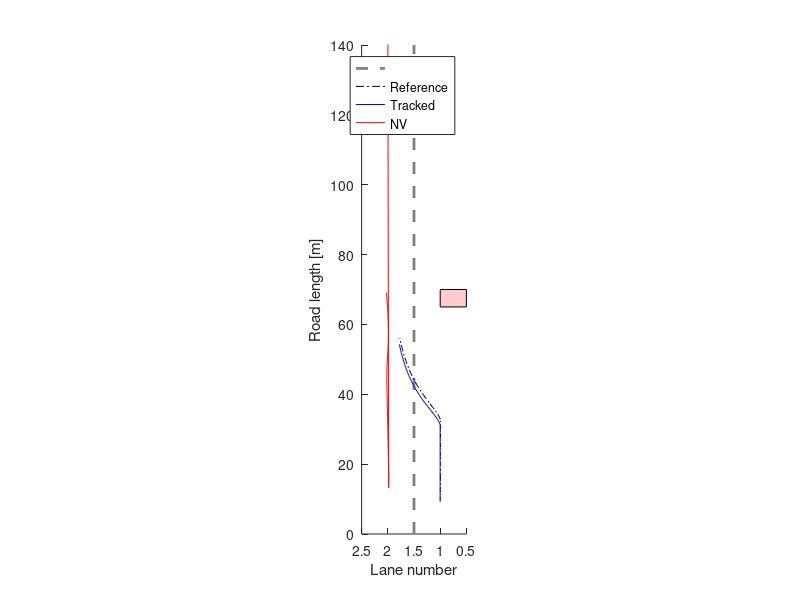
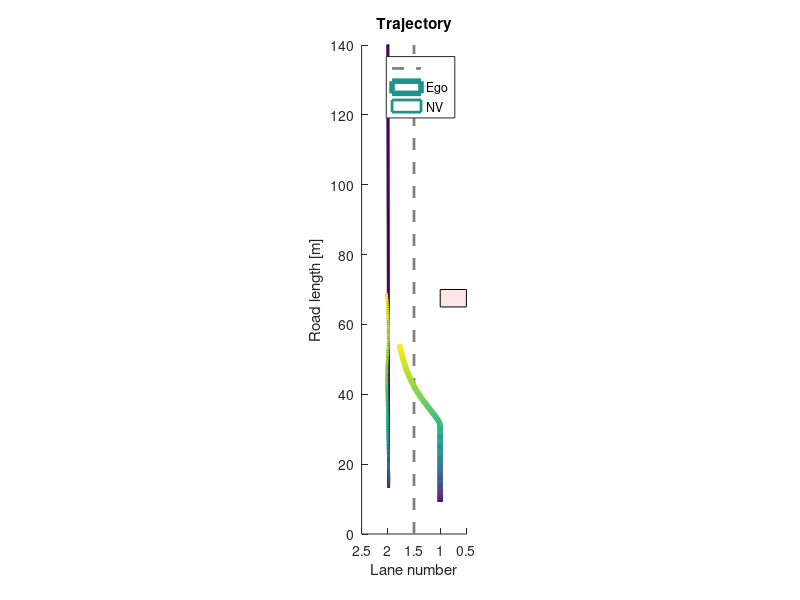

Write the MATLAB code that produced these figures, in order. (Note: this script raises an error after producing the figures.)
% Viranjan Bhattacharyya
% EMC2 Lab Clemson University

clear, clc, close all

log_data = load("log.txt");
%%
start = 10;
fin = length(log_data);
X = log_data(start:fin, 1:5);
X_ref = log_data(start:fin, 7:11);
Ua = log_data(start:fin, 12);
Ul = log_data(start:fin, 13);
X_nv = log_data(start:fin, 15:18);
X_obs = log_data(start:fin, 20);
alpha_v = log_data(start:fin, 22);
alpha_a = log_data(start:fin, 23);
X_nv_pred = log_data(start:fin, 25:27);
roadlength = 140;
%%
figure(1)
set (gca,'DataAspectRatio',[1 15 1],'Xdir','reverse','Xlim',[0.5 2.5],'Ylim',[0 roadlength])
hold on 
plot([1.5 1.5],[0 roadlength],'--','LineWidth',2,'Color',[0.5 0.5 0.5]) % lane marking
plot(X_ref(:,4),X_ref(:,1),'-.k')
plot(X(:,4),X(:,1),'b')
plot(X_nv(:,4),X_nv(:,1),'r')
rectangle('Position',[0.5 (X_obs(1)-5) 0.5 5],'FaceColor',[1 0.8 0.8])
xlabel('Lane number')
ylabel('Road length [m]')
legend('','Reference','Tracked','NV')
%%
figure(2)
set (gca,'DataAspectRatio',[1 15 1],'Xdir','reverse','Xlim',[0.5 2.5],'Ylim',[0 roadlength])
hold on 
plot([1.5 1.5],[0 roadlength],'--','LineWidth',2,'Color',[0.5 0.5 0.5]) % lane marking
l = X(:,4)';
s = X(:,1)';
z = zeros(size(s));
col = 1:(fin - start + 1);
surface([l;l],[s;s],[z;z],[col;col],...
        'facecol','no',...
        'edgecol','interp',...
        'linew',4);
l_nv = X_nv(:,4)';
s_nv = X_nv(:,1)';
surface([l_nv;l_nv],[s_nv;s_nv],[z;z],[col;col],...
        'facecol','no',...
        'edgecol','interp',...
        'linew',2);
rectangle('Position',[0.5 (X_obs(1)-5) 0.5 5],'FaceColor',[1 0.9 0.9])
xlabel('Lane number')
ylabel('Road length [m]')
legend('', 'Ego', 'NV')
title('Trajectory')
%%
RMSE = rmse(X_ref, X);
%%
figure(3)
subplot(211)
plot(Ua,'g')
hold on
plot(X(:,3));
ylabel('m/s^2')
legend('Command acceleration','Ego acceleration')
subplot(212)
plot(Ul,'g')
hold on
plot(X(:,4))
ylabel('Lane')
legend('Command lane', 'Ego')
xlabel('Time step')
%%
figure(4)
plot(Ua, 'g')
hold on
plot(X(:,3))
plot(X_ref(:,3))
ylim([-2 2])
ylabel('m/s^2')
legend('Commanded acceleration','Ego acceleration','Reference acceleration')
xlabel('Time step')
%%
figure(5)
subplot(211)
plot(X(:,2))
hold on
plot(X_nv(:,2))
title('Velocity')
ylabel('[m/s]')
legend('Ego','NV')
subplot(212)
plot(alpha_v,'r')
hold on
plot(alpha_a,'g')
legend('$\alpha_{risk}$','$\alpha_{safe}$','Interpreter','Latex')
title('Imputation')
xlabel('Time step')
%%
figure(6)
plot(X(:,1))
hold on
plot(X_nv(:,1))
legend('Ego','NV')
ylabel('Longitudinal Position [m]')
xlabel('Time step')
%%
figure(7)
plot(X(:,4))
hold on
plot(X_nv(:,4))
legend('Ego','NV')
ylabel('Lateral Position [m]')
xlabel('Time step')
%%
figure(8)
set (gca,'DataAspectRatio',[1 60 1],'Xdir','reverse','Xlim',[1.5 2.5])
hold on 
plot([1.5 1.5],[0 roadlength],'--','LineWidth',2,'Color',[0.5 0.5 0.5]) % lane marking
plot(X_nv(:,4),X_nv(:,1),'Color',[0.8 0.1 0.5],'LineWidth',2)
plot(2*ones(length(X_nv_pred)), X_nv_pred(:,1),'.r')
xlabel('Lane number')
ylabel('Road length [m]')
legend('','Actual','Predicted')
title('NV actual and predicted trajectory')
%%
figure(9)
plot(X_nv(:,2))
hold on
plot(X_nv_pred(:,2))
title('Velocity')
ylabel('[m/s]')
legend('NV actual','NV predicted')